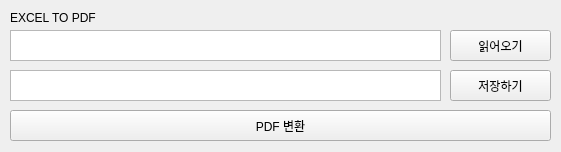
<?xml version="1.0" encoding="UTF-8"?>
<ui version="4.0">
 <class>ExampleClass</class>
 <widget class="QMainWindow" name="ExampleClass">
  <property name="geometry">
   <rect>
    <x>0</x>
    <y>0</y>
    <width>561</width>
    <height>152</height>
   </rect>
  </property>
  <property name="minimumSize">
   <size>
    <width>561</width>
    <height>152</height>
   </size>
  </property>
  <property name="maximumSize">
   <size>
    <width>561</width>
    <height>152</height>
   </size>
  </property>
  <property name="windowTitle">
   <string>EXCEL TO PDF</string>
  </property>
  <widget class="QWidget" name="centralWidget">
   <widget class="QTextBrowser" name="textBrowser">
    <property name="geometry">
     <rect>
      <x>10</x>
      <y>30</y>
      <width>431</width>
      <height>31</height>
     </rect>
    </property>
    <property name="verticalScrollBarPolicy">
     <enum>Qt::ScrollBarAlwaysOff</enum>
    </property>
    <property name="horizontalScrollBarPolicy">
     <enum>Qt::ScrollBarAlwaysOff</enum>
    </property>
    <property name="lineWrapMode">
     <enum>QTextEdit::NoWrap</enum>
    </property>
   </widget>
   <widget class="QTextBrowser" name="textBrowser_2">
    <property name="geometry">
     <rect>
      <x>10</x>
      <y>70</y>
      <width>431</width>
      <height>31</height>
     </rect>
    </property>
    <property name="verticalScrollBarPolicy">
     <enum>Qt::ScrollBarAlwaysOff</enum>
    </property>
    <property name="horizontalScrollBarPolicy">
     <enum>Qt::ScrollBarAlwaysOff</enum>
    </property>
    <property name="lineWrapMode">
     <enum>QTextEdit::NoWrap</enum>
    </property>
   </widget>
   <widget class="QPushButton" name="pushButton">
    <property name="geometry">
     <rect>
      <x>450</x>
      <y>30</y>
      <width>101</width>
      <height>31</height>
     </rect>
    </property>
    <property name="text">
     <string>읽어오기</string>
    </property>
   </widget>
   <widget class="QPushButton" name="pushButton_2">
    <property name="geometry">
     <rect>
      <x>450</x>
      <y>70</y>
      <width>101</width>
      <height>31</height>
     </rect>
    </property>
    <property name="text">
     <string>저장하기</string>
    </property>
   </widget>
   <widget class="QPushButton" name="pushButton_3">
    <property name="geometry">
     <rect>
      <x>10</x>
      <y>110</y>
      <width>541</width>
      <height>31</height>
     </rect>
    </property>
    <property name="text">
     <string>PDF 변환</string>
    </property>
   </widget>
   <widget class="QLabel" name="label">
    <property name="geometry">
     <rect>
      <x>10</x>
      <y>10</y>
      <width>221</width>
      <height>16</height>
     </rect>
    </property>
    <property name="text">
     <string>EXCEL TO PDF</string>
    </property>
   </widget>
  </widget>
 </widget>
 <layoutdefault spacing="6" margin="11"/>
 <resources>
  <include location="example.qrc"/>
 </resources>
 <connections/>
</ui>
